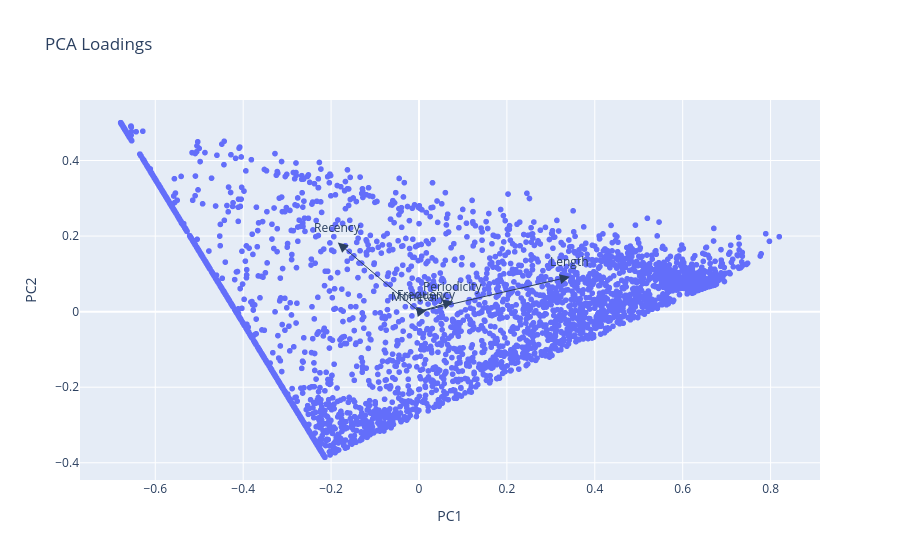

This figure's notebook cell:
### Markdown cell above
Para la primera componente (PC1) se tiene que Length es la caracteristica más relevante (0.343102), con una dirección positiva, esto nos dice que PC1 captura más la fidelidad de los clientes, mientras que la segunda componente (PC2) Recency es la más relevante con un valor de 0.182791, y también tiene una dirección positiva. Así intrepretamos que esta componente aporta información sobre la actividad reciente de los clientes.

### Code cell
fig = px.scatter(pca_proj, x=0, y=1, title="PCA Loadings", labels={"0": "PC1", "1": "PC2"})

features = loadings_df.index

for i, feature in enumerate(features):
    fig.add_annotation(
        ax=0,
        ay=0,
        axref="x",
        ayref="y",
        x=pca_loadings[i, 0],
        y=pca_loadings[i, 1],
        showarrow=True,
        arrowsize=2,
        arrowhead=2,
        xanchor="right",
        yanchor="top",
    )
    fig.add_annotation(
        x=pca_loadings[i, 0],
        y=pca_loadings[i, 1],
        ax=0,
        ay=0,
        xanchor="center",
        yanchor="bottom",
        text=feature,
        yshift=5,
    )

fig.show()

### Figure 1 — Plotly figure (JSON) as saved in the notebook; plotly's stock layout.template omitted (floating-point values rounded to 4 significant figures; data arrays with more than 128 entries replaced by an {"elided": "..."} marker saying what was removed)
{"data": [{"hovertemplate": "PC1=%{x}<br>PC2=%{y}<extra></extra>", "legendgroup": "", "marker": {"color": "#636efa", "symbol": "circle"}, "mode": "markers", "name": "", "showlegend": false, "type": "scattergl", "x": {"elided": "4314 float values"}, "xaxis": "x", "y": {"elided": "4314 float values"}, "yaxis": "y"}], "layout": {"annotations": [{"arrowhead": 2, "arrowsize": 2, "ax": 0, "axref": "x", "ay": 0, "ayref": "y", "showarrow": true, "x": 0.3431, "xanchor": "right", "y": 0.09221, "yanchor": "top"}, {"ax": 0, "ay": 0, "text": "Length", "x": 0.3431, "xanchor": "center", "y": 0.09221, "yanchor": "bottom", "yshift": 5}, {"arrowhead": 2, "arrowsize": 2, "ax": 0, "axref": "x", "ay": 0, "ayref": "y", "showarrow": true, "x": -0.1847, "xanchor": "right", "y": 0.1828, "yanchor": "top"}, {"ax": 0, "ay": 0, "text": "Recency", "x": -0.1847, "xanchor": "center", "y": 0.1828, "yanchor": "bottom", "yshift": 5}, {"arrowhead": 2, "arrowsize": 2, "ax": 0, "axref": "x", "ay": 0, "ayref": "y", "showarrow": true, "x": 0.01771, "xanchor": "right", "y": 0.00355, "yanchor": "top"}, {"ax": 0, "ay": 0, "text": "Frequency", "x": 0.01771, "xanchor": "center", "y": 0.00355, "yanchor": "bottom", "yshift": 5}, {"arrowhead": 2, "arrowsize": 2, "ax": 0, "axref": "x", "ay": 0, "ayref": "y", "showarrow": true, "x": -0.0005101, "xanchor": "right", "y": 3.397e-05, "yanchor": "top"}, {"ax": 0, "ay": 0, "text": "Monetary", "x": -0.0005101, "xanchor": "center", "y": 3.397e-05, "yanchor": "bottom", "yshift": 5}, {"arrowhead": 2, "arrowsize": 2, "ax": 0, "axref": "x", "ay": 0, "ayref": "y", "showarrow": true, "x": 0.07786, "xanchor": "right", "y": 0.02658, "yanchor": "top"}, {"ax": 0, "ay": 0, "text": "Periodicity", "x": 0.07786, "xanchor": "center", "y": 0.02658, "yanchor": "bottom", "yshift": 5}], "legend": {"tracegroupgap": 0}, "title": {"text": "PCA Loadings"}, "xaxis": {"anchor": "y", "domain": [0, 1], "title": {"text": "PC1"}}, "yaxis": {"anchor": "x", "domain": [0, 1], "title": {"text": "PC2"}}}}
